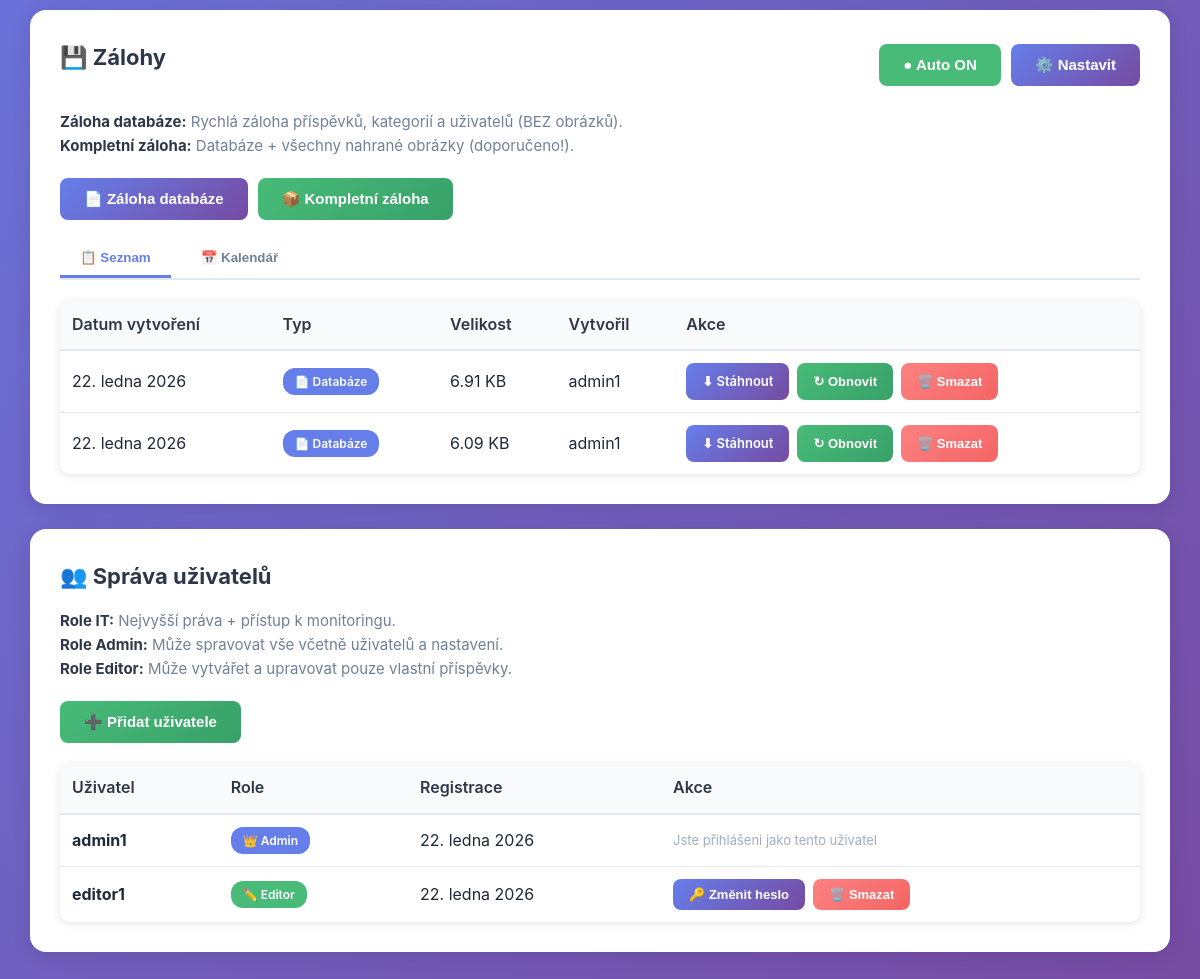
The app's page /admin/settings.php (signed in, lower part), older data.
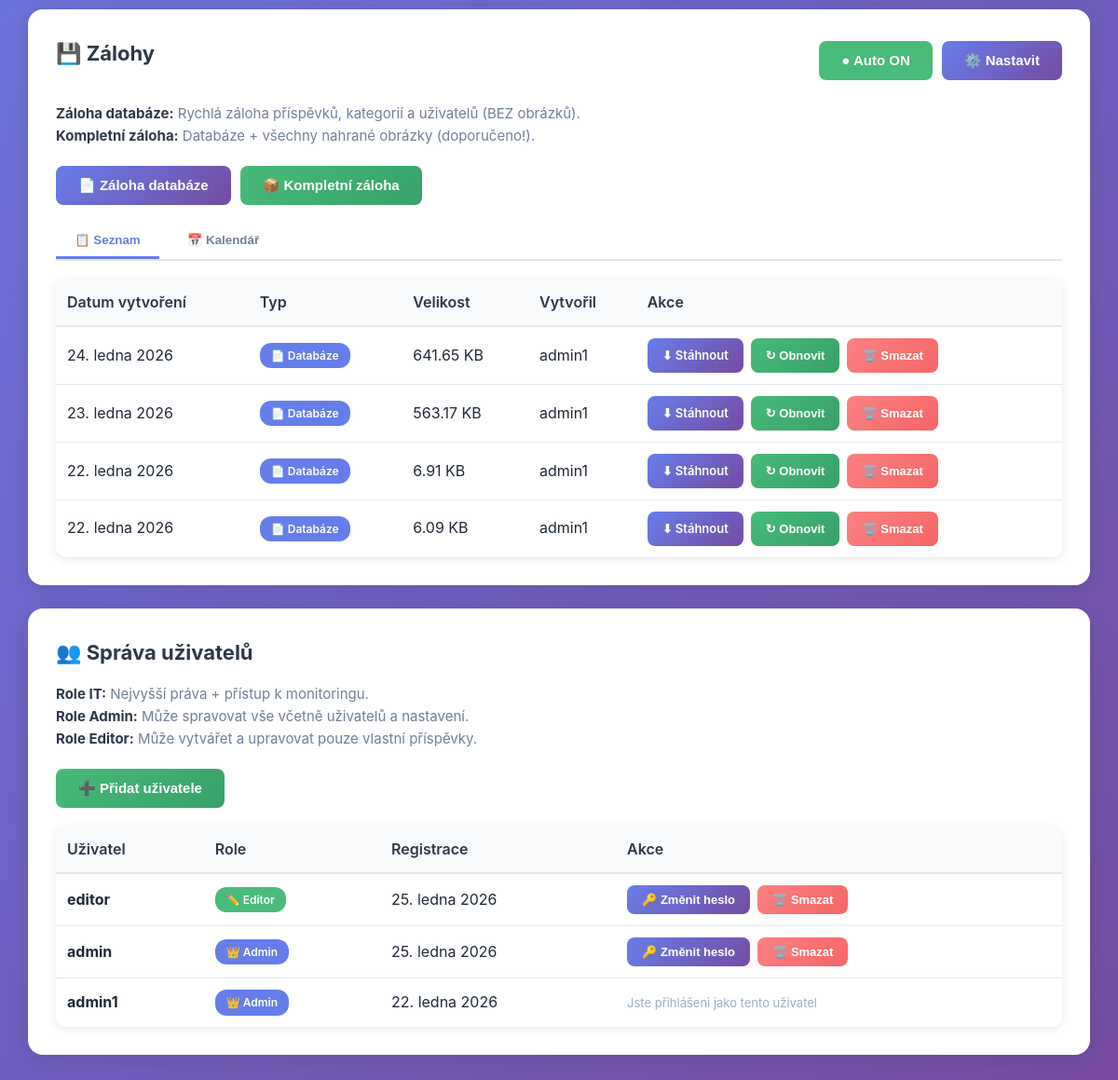
The same page, newer data.
### tables this page shows
CREATE TABLE `backups` (
  `id` int(11) NOT NULL AUTO_INCREMENT,
  `filename` varchar(255) NOT NULL,
  `filepath` varchar(255) NOT NULL,
  `size_bytes` bigint(20) DEFAULT NULL,
  `created_by` int(11) DEFAULT NULL,
  `created_at` timestamp NOT NULL DEFAULT CURRENT_TIMESTAMP,
  PRIMARY KEY (`id`),
  KEY `created_by` (`created_by`),
  KEY `idx_created` (`created_at`),
  CONSTRAINT `backups_ibfk_1` FOREIGN KEY (`created_by`) REFERENCES `users` (`id`) ON DELETE SET NULL
);

CREATE TABLE `users` (
  `id` int(11) NOT NULL AUTO_INCREMENT,
  `username` varchar(50) NOT NULL,
  `password` varchar(255) NOT NULL,
  `email` varchar(100) DEFAULT NULL,
  `role` enum('admin','editor') DEFAULT 'editor',
  `created_at` timestamp NOT NULL DEFAULT CURRENT_TIMESTAMP,
  `last_login` timestamp NULL DEFAULT NULL,
  PRIMARY KEY (`id`),
  UNIQUE KEY `username` (`username`),
  KEY `idx_username` (`username`)
);

### includes/database.class.php (called while the page is built, shortened)
<?php
class Database {
    private $connection;
    private $stmt;
    public function __construct() {
        $dsn = 'mysql:host=' . DB_HOST . ';dbname=' . DB_NAME . ';charset=' . DB_CHARSET;
        $options = [
            PDO::ATTR_ERRMODE => PDO::ERRMODE_EXCEPTION,
            PDO::ATTR_DEFAULT_FETCH_MODE => PDO::FETCH_ASSOC,
            PDO::ATTR_EMULATE_PREPARES => false,
            PDO::MYSQL_ATTR_INIT_COMMAND => "SET NAMES utf8mb4 COLLATE utf8mb4_unicode_ci"
        ];
        try {
            $this->connection = new PDO($dsn, DB_USER, DB_PASS, $options);
        } catch (PDOException $e) {
            $this->error = $e->getMessage();
            $this->logError('Database Connection', $e->getMessage());
            die('Chyba připojení k databázi. Zkontrolujte konfiguraci.');
        }
    }
    public function query($sql) {
    try {
        $this->stmt = $this->connection->prepare($sql);
        return $this;
    } catch (PDOException $e) {
        $this->logError('Query Prepare', $e->getMessage());
        $this->stmt = null;
        return $this;
    }
}
    public function bind($param, $value, $type = null) {
        if (is_null($type)) {
            switch (true) {
                case is_int($value):
                    $type = PDO::PARAM_INT;
                    break;
                default:
                    $type = PDO::PARAM_STR;
            }
        }
        $this->stmt->bindValue($param, $value, $type);
        return $this;
    }
    public function execute() {
        try {
            return $this->stmt->execute();
        } catch (PDOException $e) {
            $this->logError('Query Execute', $e->getMessage());
            return false;
        }
    }
    public function fetchAll() {
    $this->execute();
    return $this->stmt->fetchAll();
    }
    public function fetch() {
        $this->execute();
        return $this->stmt->fetch();
    }
}
?>

### includes/backup.class.php (called while the page is built, shortened)
<?php
class Backup {
    private $db;
    public function __construct() {
        global $db;
        $this->db = $db;
        $this->backupDir = BACKUPS_PATH;
    }
    public function listBackups() {
        $this->db->query(
            "SELECT b.*, u.username as created_by_name
             FROM backups b
             LEFT JOIN users u ON b.created_by = u.id
             ORDER BY b.created_at DESC"
        );
        return $this->db->fetchAll();
    }
}
?>

### config.php (called while the page is built, shortened)
<?php
require_once INCLUDES_PATH . 'database.class.php';
require_once INCLUDES_PATH . 'backup.class.php';
$db = new Database();
require_once INCLUDES_PATH . 'helpers.php';
?>

### includes/helpers.php (called while the page is built, shortened)
<?php
function formatDate($date, $format = 'j. n. Y') {
    $months = [
        1 => 'ledna', 2 => 'února', 3 => 'března', 4 => 'dubna',
        5 => 'května', 6 => 'června', 7 => 'července', 8 => 'srpna',
        9 => 'září', 10 => 'října', 11 => 'listopadu', 12 => 'prosince'
    ];
    $timestamp = is_numeric($date) ? $date : strtotime($date);
    $day = date('j', $timestamp);
    $month = $months[(int)date('n', $timestamp)];
    $year = date('Y', $timestamp);
    return "$day. $month $year";
}
function e($text) {
    return htmlspecialchars($text, ENT_QUOTES, 'UTF-8');
}
function formatBytes($bytes, $precision = 2) {
    $units = ['B', 'KB', 'MB', 'GB', 'TB'];
    for ($i = 0; $bytes > 1024 && $i < count($units) - 1; $i++) {
        $bytes /= 1024;
    }
    return round($bytes, $precision) . ' ' . $units[$i];
}
?>

### admin/settings.php (the view, shortened to what the rows shown need)
<?php
require_once '../config.php';
$backup = new Backup();
$backups = $backup->listBackups();
$db3 = new Database();
$db3->query("
    SELECT b.*,
           CASE
               WHEN b.created_by = 0 OR b.created_by IS NULL THEN 'Systém'
               ELSE u.username
           END as created_by_name
    FROM backups b
    LEFT JOIN users u ON b.created_by = u.id
    ORDER BY b.created_at DESC
");
$backups = $db3->fetchAll();
$db = new Database();
$db->query("SELECT id, username, role, created_at FROM users ORDER BY created_at DESC");
$users = $db->fetchAll();
$db->query("SELECT id, username, role FROM users WHERE id = :id");
$db->bind(':id', $_SESSION['user_id']);
$currentUser = $db->fetch();
?>
<!DOCTYPE html>
<html lang="cs">
<head>
    <link rel="stylesheet" href="<?= ASSETS_URL ?>css/admin.css">
</head>
<body>
    <div class="container">
<div class="card" id="backups">
    <div style="display: flex; justify-content: space-between; align-items: center; margin-bottom: 20px;">
        <h2>💾 Zálohy</h2>
    </div>
    <div id="backupListView">
        <?php if (empty($backups)): ?>
            <div class="empty-state">
                <div class="empty-state-icon">📭</div>
                <p>Zatím žádné zálohy</p>
            </div>
        <?php else:
            $page = isset($_GET['backup_page']) ? (int)$_GET['backup_page'] : 1;
            $perPage = 5;
            $offset = ($page - 1) * $perPage;
            $pagedBackups = array_slice($backups, $offset, $perPage);
        ?>
            <table class="table">
                <thead>
                    <tr>
                        <th>Datum vytvoření</th>
                        <th>Typ</th>
                        <th>Velikost</th>
                        <th>Vytvořil</th>
                        <th>Akce</th>
                    </tr>
                </thead>
                <tbody>
                    <?php foreach ($pagedBackups as $b): ?>
                        <tr <?= $b['last_restored_at'] ? 'style="background: #f0fff4;"' : '' ?>>
                            <td>
                                <?= formatDate($b['created_at']) ?>
                            </td>
                            <td>
                                <?php if (isset($b['type']) && $b['type'] === 'full'): ?>
                                    <span class="badge" style="background: #48bb78; color: white;">📦 Kompletní</span>
                                <?php else: ?>
                                    <span class="badge" style="background: #667eea; color: white;">📄 Databáze</span>
                                <?php endif; ?>
                            </td>
                            <td><?= formatBytes($b['size_bytes']) ?></td>
                            <td><?= e($b['created_by_name'] ?? 'Systém') ?></td>
                            <td>
                                <div class="table-actions">
                                    <a href="download_backup.php?id=<?= $b['id'] ?>" class="btn btn-primary btn-small">⬇ Stáhnout</a>
                                    <button onclick="openRestoreModal(<?= $b['id'] ?>, '<?= e($b['filename']) ?>', '<?= formatDate($b['created_at']) ?>')" class="btn btn-success btn-small">↻ Obnovit</button>
                                    <button onclick="openDeleteBackupModal(<?= $b['id'] ?>, '<?= e($b['filename']) ?>')" class="btn btn-danger btn-small">🗑️ Smazat</button>
                                </div>
                            </td>
                        </tr>
                    <?php endforeach; ?>
                </tbody>
            </table>
        <?php endif; ?>
    </div>
</div>
        <?php if ($currentUser['role'] === 'admin' || $currentUser['role'] === 'it'): ?>
        <div class="card">
            <h2>👥 Správa uživatelů</h2>
            <table class="table">
                <thead>
                    <tr>
                        <th>Uživatel</th>
                        <th>Role</th>
                        <th>Registrace</th>
                        <th>Akce</th>
                    </tr>
                </thead>
                <tbody>
                    <?php foreach ($users as $user): ?>
                        <tr>
                            <td><strong><?= e($user['username']) ?></strong></td>
                            <td>
                                <span class="badge badge-<?= $user['role'] ?>">
                                    <?php
                                    if ($user['role'] === 'it') {
                                        echo '🔧 IT';
                                    } elseif ($user['role'] === 'admin') {
                                        echo '👑 Admin';
                                    } else {
                                        echo '✏️ Editor';
                                    }
                                    ?>
                                </span>
                            </td>
                            <td><?= formatDate($user['created_at']) ?></td>
                            <td>
                                <div class="table-actions">
                                    <?php if ($user['id'] !== $_SESSION['user_id']): ?>
                                        <?php if ($user['role'] === 'it' && $currentUser['role'] !== 'it'): ?>
                                            <span style="color: #9f7aea; font-size: 13px;">🔒 IT účet - pouze IT může upravovat</span>
                                        <?php else: ?>
                                            <button onclick="openChangePasswordModal(<?= $user['id'] ?>, '<?= e($user['username']) ?>')" class="btn btn-primary btn-small">🔑 Změnit heslo</button>
                                            <button onclick="confirmDeleteUser(<?= $user['id'] ?>, '<?= e($user['username']) ?>')" class="btn btn-danger btn-small">🗑️ Smazat</button>
                                        <?php endif; ?>
                                    <?php else: ?>
                                        <span style="color: #a0aec0; font-size: 13px;">Jste přihlášeni jako tento uživatel</span>
                                    <?php endif; ?>
                                </div>
                            </td>
                        </tr>
                    <?php endforeach; ?>
                </tbody>
            </table>
        </div>
        <?php endif; ?>
    </div>
</body>
</html>

Row changes from the older to the newer data that the page shows:
removed users: username "editor1", role "✏️ Editor", created_at "22. ledna 2026"
added backups: created_at "24. ledna 2026", size_bytes "641.65 KB", created_by.username "admin1"
added backups: created_at "23. ledna 2026", size_bytes "563.17 KB", created_by.username "admin1"
added users: username "editor", role "✏️ Editor", created_at "25. ledna 2026"
added users: username "admin", role "👑 Admin", created_at "25. ledna 2026"
